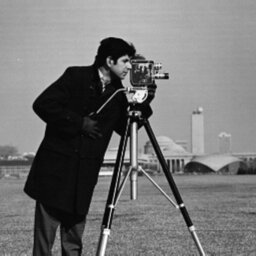
#> input picture watermark_256_8bit.jpg, 256 x 256 px
$ python Reflection_attack.py
#> lines starting #> are read from the running program, lines starting #| are printed output that depends on the picture
## Import Required Packages
import cv2
import numpy as np

## Load the Image
img = cv2.imread('watermark_256_8bit.jpg', cv2.IMREAD_GRAYSCALE)
#> img is the input picture: shape (256, 256); min 0, max 255, mean 118.4

## Create a New Image by Horizontally Flipping the Original Image using the cv2.flip() Function:
img_flipped = cv2.flip(img, 0)
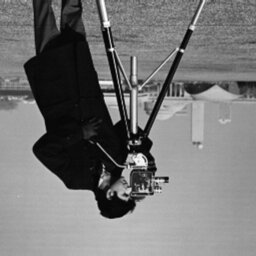
#> img_flipped: shape (256, 256); min 0, max 255, mean 118.4

## Generate Random Noise using the cv2.randn() Function:
noise = np.zeros_like(img_flipped)
cv2.randn(noise, 0, 800)
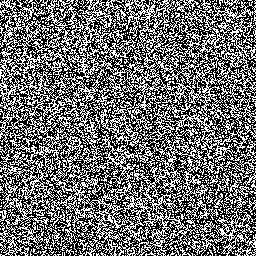
#> noise: shape (256, 256); min 0, max 255, mean 111.6

## In this example, we're generating Gaussian noise with a Mean of 0 and Standard Deviation of 20. Add the Noise to the Flipped Image using NumPy:
img_flipped_noisy = img_flipped + noise
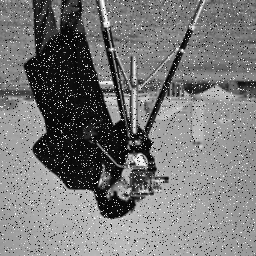
#> img_flipped_noisy: shape (256, 256); min 0, max 255, mean 119.1

## Clip the Pixel Values to ensure they're within the Range [0, 255]:
img_flipped_noisy = np.clip(img_flipped_noisy, 0, 255).astype(np.uint8)

## Save the Modified, Flipped Image to Disk:
cv2.imwrite('flipped_noisy.jpg', img_flipped_noisy)

$ run again, with Baboon_512_8bit.jpg copied over watermark_256_8bit.jpg
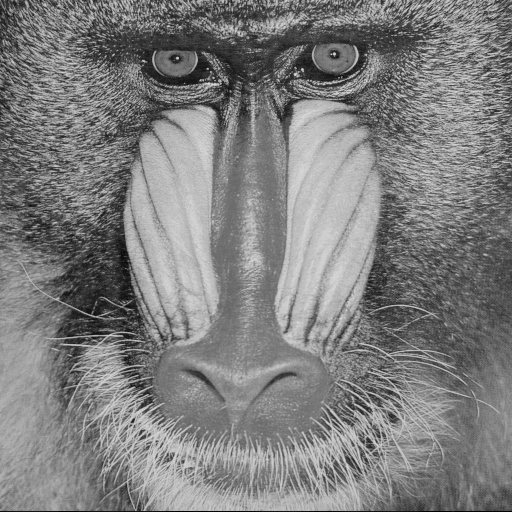
#> input picture Baboon_512_8bit.jpg, 512 x 512 px
#> img is the input picture: shape (512, 512); min 0, max 223, mean 126.5
#> `cv2.randn(noise, 0, 800)`:
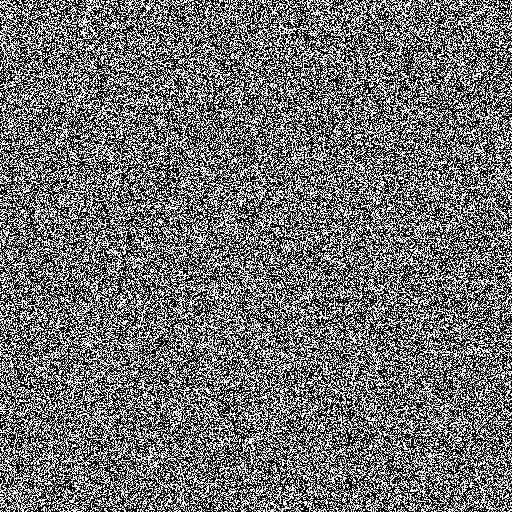
#> noise: shape (512, 512); min 0, max 255, mean 111.5
#> `img_flipped_noisy = img_flipped + noise`:
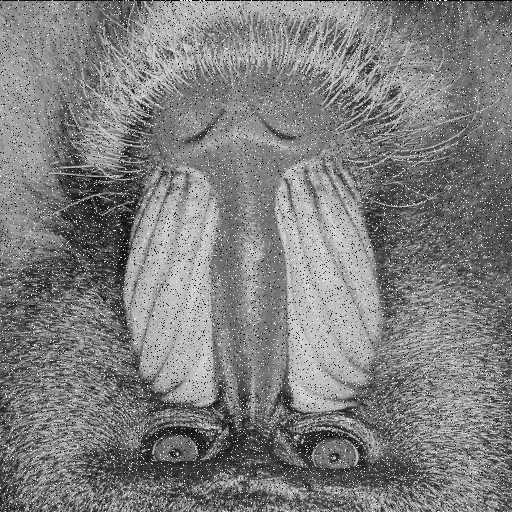
#> img_flipped_noisy: shape (512, 512); min 0, max 255, mean 126.3

$ run again, with Goldhill_512_8bit.jpg copied over watermark_256_8bit.jpg
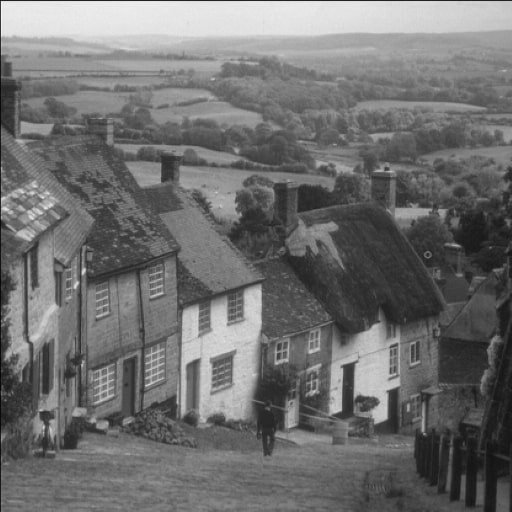
#> input picture Goldhill_512_8bit.jpg, 512 x 512 px
#> img is the input picture: shape (512, 512); min 3, max 245, mean 111.5
#> `cv2.randn(noise, 0, 800)`:
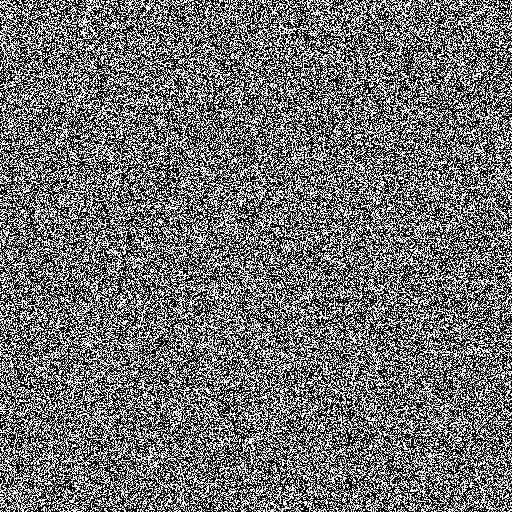
#> noise: shape (512, 512); min 0, max 255, mean 111.5
#> `img_flipped_noisy = img_flipped + noise`:
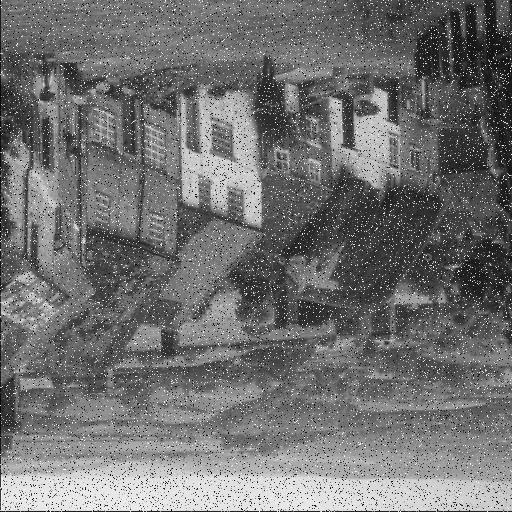
#> img_flipped_noisy: shape (512, 512); min 0, max 255, mean 113.1
